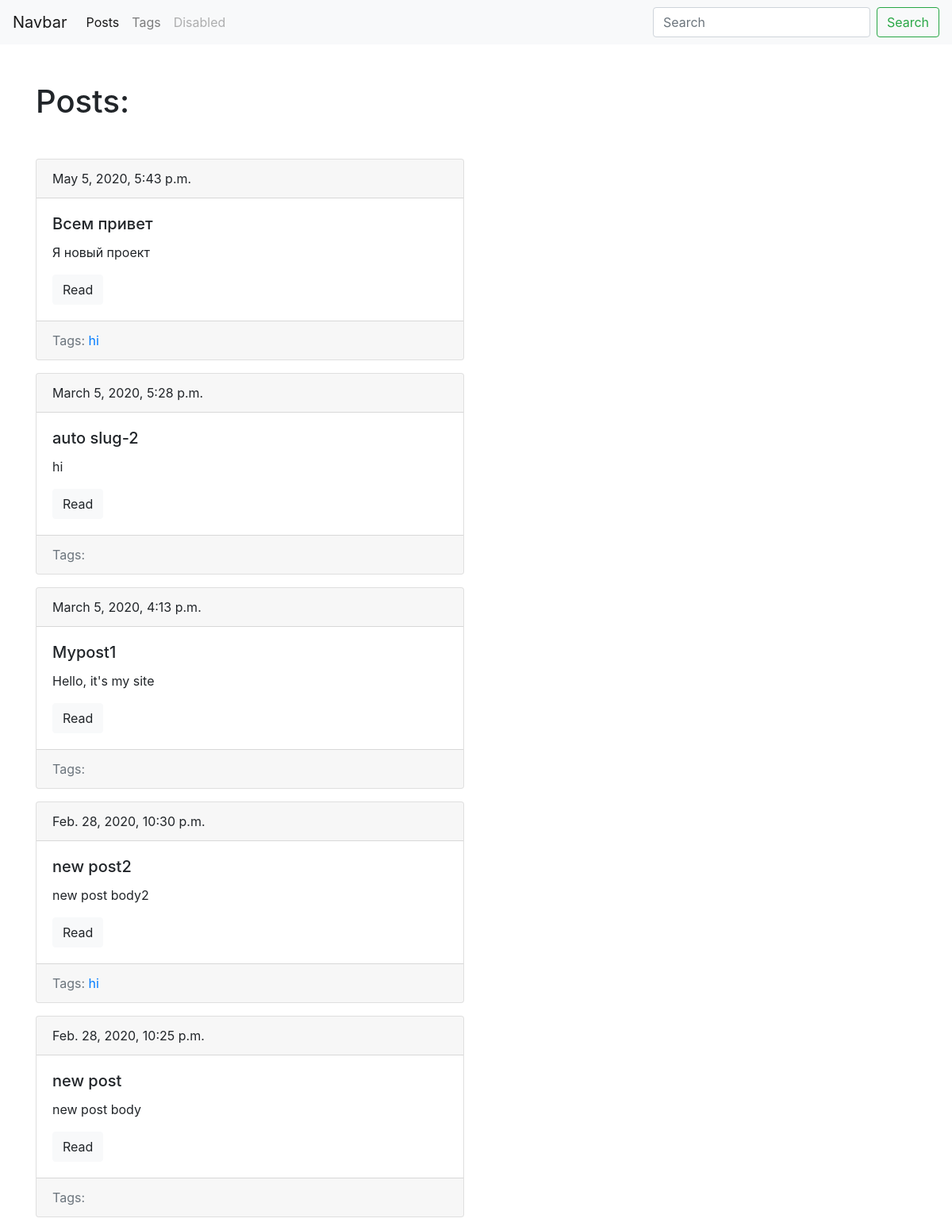
The page /myblog/ on the database its author committed.
### myblog/models.py (models this page shows, shortened)
class Post(models.Model):
    title = models.CharField(max_length=150, db_index=True)
    slug = models.SlugField(max_length=150, blank=True, unique=True)
    body = models.TextField(blank=True, db_index=True)
    date_pubs = models.DateTimeField(auto_now_add=True)
    tags = models.ManyToManyField('Tag', blank=True, related_name='posts')
    def get_absolute_url(self):
        return reverse('post_detail_url', kwargs={'slug': self.slug})
    class Meta:
        ordering = ['-date_pubs']

class Tag(models.Model):
    title = models.CharField(max_length=50, db_index=True)
    slug = models.SlugField(max_length=50, unique=True)
    def get_absolute_url(self):
        return reverse('tag_detail_url', kwargs={'slug':self.slug})
    class Meta:
        ordering = ['title']

### myblog/views.py (the view)
# urls.py: path('', post_list, name='posts_list_url'),
def post_list(request):
    search_query = request.GET.get('search','')
    if search_query:
        posts = Post.objects.filter(Q(title__icontains=search_query) | Q(body__icontains=search_query))
        '''или'''
    else:
        posts = Post.objects.all()
    paginator = Paginator(posts, 10)
    page_number = request.GET.get('page', 1)
    page = paginator.get_page(page_number)
    is_paginated = page.has_other_pages()
    if page.has_previous():
        prev_url = '?page={}'.format(page.previous_page_number())
    else:
        prev_url = ''
    if page.has_next():
        next_url = '?page={}'.format(page.next_page_number())
    else:
        next_url = ''
    context={
        'page_object': page,
        'is_paginated': is_paginated,
        'next_url': next_url,
        'prev_url': prev_url
        }
    return render(request, 'myblog/index.html', context=context)

### myblog/templates/myblog/index.html (shortened to what this page needs)
{% extends 'myblog/base_blog.html' %}
  {% block content %}
  <h1 class="mb-5">Posts: </h1>
  {% for post in page_object.object_list %}
    {% include 'myblog/includes/post_card_template.html' %}
  {% endfor %}
{% endblock %}

### myblog/templates/myblog/includes/post_card_template.html
<div class="card mb-3">
  <div class="card-header">
    {{post.date_pubs}}
  </div>
  <div class="card-body">
    <h5 class="card-title">{{post.title}}</h5>
    <p class="card-text">{{post.body|truncatewords:15}}</p>
    <a href="{{ post.get_absolute_url }}" class="btn btn-light">Read</a>
  </div>
  <div class="card-footer text-muted">
    Tags:
    {% for tag in post.tags.all %}
     <a href="{{ tag.get_absolute_url }}">{{ tag.title }}</a>
    {% endfor %}
   </div>
</div>

### rows shown on the page
Post: date_pubs "May 5, 2020, 5:43 p.m.", title "Всем привет", body "Я новый проект"
Tag: title "hi"
Post: date_pubs "March 5, 2020, 5:28 p.m.", title "auto slug-2", body "hi"
Post: date_pubs "March 5, 2020, 4:13 p.m.", title "Mypost1", body "Hello, it's my site"
Post: date_pubs "Feb. 28, 2020, 10:30 p.m.", title "new post2", body "new post body2"
Post: date_pubs "Feb. 28, 2020, 10:25 p.m.", title "new post", body "new post body"
